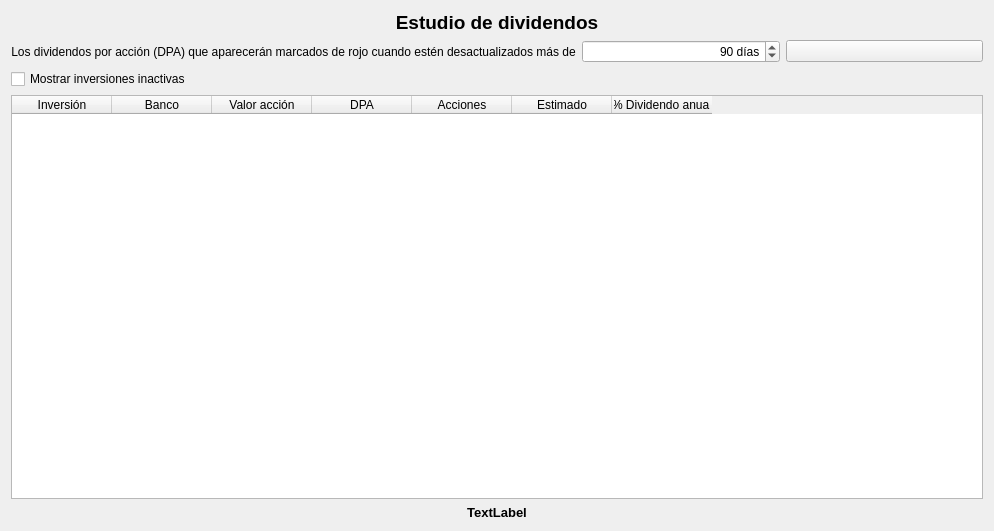
<?xml version="1.0" encoding="UTF-8"?>
<ui version="4.0">
 <class>wdgInformeDividendos</class>
 <widget class="QWidget" name="wdgInformeDividendos">
  <property name="geometry">
   <rect>
    <x>0</x>
    <y>0</y>
    <width>994</width>
    <height>531</height>
   </rect>
  </property>
  <property name="sizePolicy">
   <sizepolicy hsizetype="Expanding" vsizetype="Expanding">
    <horstretch>0</horstretch>
    <verstretch>0</verstretch>
   </sizepolicy>
  </property>
  <property name="windowTitle">
   <string>Form</string>
  </property>
  <layout class="QHBoxLayout" name="horizontalLayout_2">
   <item>
    <layout class="QVBoxLayout" name="verticalLayout">
     <item>
      <widget class="QLabel" name="lbl">
       <property name="font">
        <font>
         <pointsize>14</pointsize>
         <weight>75</weight>
         <bold>true</bold>
        </font>
       </property>
       <property name="text">
        <string>Estudio de dividendos</string>
       </property>
       <property name="alignment">
        <set>Qt::AlignCenter</set>
       </property>
      </widget>
     </item>
     <item>
      <layout class="QHBoxLayout" name="horizontalLayout">
       <item>
        <widget class="QLabel" name="label">
         <property name="text">
          <string>Los dividendos por acción (DPA) que aparecerán marcados de rojo cuando estén desactualizados más de</string>
         </property>
         <property name="alignment">
          <set>Qt::AlignCenter</set>
         </property>
        </widget>
       </item>
       <item>
        <widget class="QSpinBox" name="spin">
         <property name="alignment">
          <set>Qt::AlignRight|Qt::AlignTrailing|Qt::AlignVCenter</set>
         </property>
         <property name="suffix">
          <string> días</string>
         </property>
         <property name="minimum">
          <number>1</number>
         </property>
         <property name="maximum">
          <number>3650</number>
         </property>
         <property name="singleStep">
          <number>10</number>
         </property>
         <property name="value">
          <number>90</number>
         </property>
        </widget>
       </item>
       <item>
        <widget class="QPushButton" name="cmd">
         <property name="icon">
          <iconset>
           <normaloff>:/xulpmoney/tools-wizard.png</normaloff>:/xulpmoney/tools-wizard.png</iconset>
         </property>
        </widget>
       </item>
      </layout>
     </item>
     <item>
      <widget class="QCheckBox" name="chkInactivas">
       <property name="text">
        <string>Mostrar inversiones inactivas</string>
       </property>
      </widget>
     </item>
     <item>
      <widget class="myQTableWidget" name="tblInversiones">
       <property name="contextMenuPolicy">
        <enum>Qt::CustomContextMenu</enum>
       </property>
       <property name="editTriggers">
        <set>QAbstractItemView::NoEditTriggers</set>
       </property>
       <property name="alternatingRowColors">
        <bool>true</bool>
       </property>
       <property name="selectionMode">
        <enum>QAbstractItemView::SingleSelection</enum>
       </property>
       <property name="selectionBehavior">
        <enum>QAbstractItemView::SelectRows</enum>
       </property>
       <property name="sortingEnabled">
        <bool>true</bool>
       </property>
       <attribute name="verticalHeaderVisible">
        <bool>false</bool>
       </attribute>
       <column>
        <property name="text">
         <string>Inversión</string>
        </property>
       </column>
       <column>
        <property name="text">
         <string>Banco</string>
        </property>
       </column>
       <column>
        <property name="text">
         <string>Valor acción</string>
        </property>
       </column>
       <column>
        <property name="text">
         <string>DPA</string>
        </property>
       </column>
       <column>
        <property name="text">
         <string>Acciones</string>
        </property>
       </column>
       <column>
        <property name="text">
         <string>Estimado</string>
        </property>
       </column>
       <column>
        <property name="text">
         <string>% Dividendo anual</string>
        </property>
       </column>
      </widget>
     </item>
     <item>
      <widget class="QLabel" name="lblTotal">
       <property name="font">
        <font>
         <pointsize>10</pointsize>
         <weight>75</weight>
         <bold>true</bold>
        </font>
       </property>
       <property name="text">
        <string>TextLabel</string>
       </property>
       <property name="alignment">
        <set>Qt::AlignCenter</set>
       </property>
      </widget>
     </item>
    </layout>
   </item>
  </layout>
  <action name="actionModificarDPA">
   <property name="icon">
    <iconset resource="../images/xulpymoney.qrc">
     <normaloff>:/xulpymoney/coins.png</normaloff>:/xulpymoney/coins.png</iconset>
   </property>
   <property name="text">
    <string>Modificar Dividendo por Acción</string>
   </property>
  </action>
  <action name="actionInversionEstudio">
   <property name="icon">
    <iconset resource="../images/xulpymoney.qrc">
     <normaloff>:/xulpymoney/report2.png</normaloff>:/xulpymoney/report2.png</iconset>
   </property>
   <property name="text">
    <string>Estudio de la inversión</string>
   </property>
   <property name="toolTip">
    <string>Estudio de la inversión</string>
   </property>
  </action>
 </widget>
 <customwidgets>
  <customwidget>
   <class>myQTableWidget</class>
   <extends>QTableWidget</extends>
   <header location="global">myqtablewidget</header>
  </customwidget>
 </customwidgets>
 <resources>
  <include location="../images/xulpymoney.qrc"/>
 </resources>
 <connections/>
</ui>
